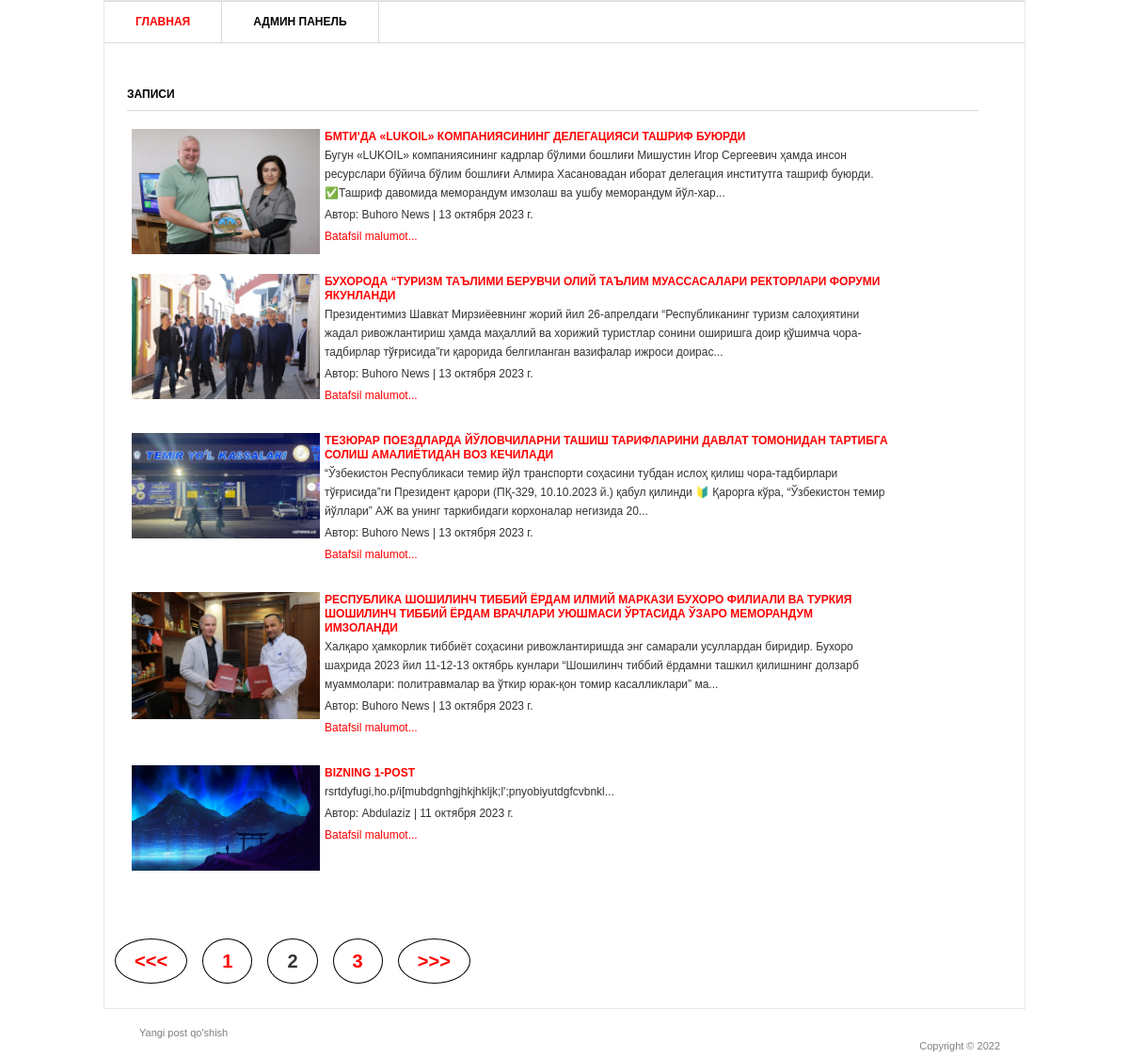
Screenshot of /?page=2 with the database file from the repository.
### blog/models.py (models this page shows, shortened)
class Post(models.Model):
    title = models.CharField('Sarlavha', max_length=200)
    tixt = models.TextField('Matni')
    author = models.CharField('Avtor', max_length=50)
    date = models.DateField('Vaqti')
    img = models.ImageField('Rasm', upload_to='image/', blank=True)
    class Meta:
        verbose_name = 'Post'
        verbose_name_plural = 'Postlar'

### blog/views.py (the view)
# urls.py: path('', PostViev.as_view(), name='home'),
class PostViev(View):
    def get(self, request):
        posts = Post.objects.order_by('-id')
        paginator = Paginator(posts, 5)
        page_number = request.GET.get("page")
        page_obj = paginator.get_page(page_number)
        return render(request, 'home.html', {"page_obj" : page_obj})

### templates/home.html (shortened to what this page needs)
{% extends 'base.html' %}
{% block content %}
<div id="main">
    <div id="content" class="left">
        <div class="projects">
            <h3>Записи</h3>
            {% for post in page_obj %}
            <div class="item">
                <div class="image left">
                    {% if post.img %}
                    <a href="#"><img src="{{ post.img.url }}" alt="" width="200"/></a>
                    {% endif %}
                </div>
                <div class="text left">
                    <h4><a href="{% url 'post_detail' post.pk %}">{{ post.title }}</a></h4>
                    <p>{{ post.tixt | slice:':250' }}...</p>
                    <p>Автор: {{ post.author }} | {{ post.date }}</p>
                    <a href="{% url 'post_detail' post.pk %}">Batafsil malumot...</a>
                </div>
            </div>
            {% endfor %}
        </div>
    </div>
</div>
{% endblock content %}

### static/css/style.css (style rules this page uses)
* { margin: 0; padding: 0; outline:0; }
body { font-size: 12px; line-height: 20px; font-family: Georgia, Arial, Helvetica, Sans-Serif; color: #333; background: url() repeat 0 0; }
a { color: #ff0000; text-decoration: none; cursor:pointer; }
a img { border: 0; }
.left, .alignleft { float: left; display: inline; }
#main { width: 932px; padding: 37px 24px 17px 24px; }
#main h3 { font-size: 12px; line-height: 15px; color: #000; text-transform: uppercase; border-bottom: 1px solid #dbdbdb; padding: 0 0 9px 0; }
#content { width: 905px; }
.projects { padding: 10px 0 0 0; }
.projects h3 { margin: 0 0 17px 0; }
.projects .item { margin: 0 0 28px 0; }
.projects .image { width: 183px; height: 111px; border: 0px solid #dbdbdb; padding: 2px; margin: 0 20px 0 3px; }
.projects .text { width: 600px; }
.projects .text h4 { font-size: 12px; line-height: 15px; color: #333; text-transform: uppercase; padding: 3px 0 2px 0; }
.projects .text p { padding: 0 0 3px 0; }

### rows the page displays
Post: img (picture), title "БМТИʼДА «LUKOIL» КОМПАНИЯСИНИНГ ДЕЛЕГАЦИЯСИ ТАШРИФ БУЮРДИ", tixt "Бугун «LUKOIL» компаниясининг кадрлар бўлими бошлиғи Мишустин Игор Сергеевич ҳамда инсон ресурслари бўйича бўлим бошлиғи Алмира Хасановадан иборат делегация институтга ташриф буюрди. ✅Ташриф давомида меморандум имзолаш ва ушбу меморандум йўл-хар", author "Buhoro News", date "13 октября 2023 г."
Post: img (picture), title "БУХОРОДА “ТУРИЗМ ТАЪЛИМИ БЕРУВЧИ ОЛИЙ ТАЪЛИМ МУАССАСАЛАРИ РЕКТОРЛАРИ ФОРУМИ ЯКУНЛАНДИ", tixt "Президентимиз Шавкат Мирзиёевнинг жорий йил 26-апрелдаги “Республиканинг туризм салоҳиятини жадал ривожлантириш ҳамда маҳаллий ва хорижий туристлар сонини оширишга доир қўшимча чора-тадбирлар тўғрисида”ги қарорида белгиланган вазифалар ижроси доирас", author "Buhoro News", date "13 октября 2023 г."
Post: img (picture), title "ТЕЗЮРАР ПОЕЗДЛАРДА ЙЎЛОВЧИЛАРНИ ТАШИШ ТАРИФЛАРИНИ ДАВЛАТ ТОМОНИДАН ТАРТИБГА СОЛИШ АМАЛИЁТИДАН ВОЗ КЕЧИЛАДИ", tixt "“Ўзбекистон Республикаси темир йўл транспорти соҳасини тубдан ислоҳ қилиш чора-тадбирлари тўғрисида”ги Президент қарори (ПҚ-329, 10.10.2023 й.) қабул қилинди 🔰 Қарорга кўра, “Ўзбекистон темир йўллари” АЖ ва унинг таркибидаги корхоналар негизида 20", author "Buhoro News", date "13 октября 2023 г."
Post: img (picture), title "РЕСПУБЛИКА ШОШИЛИНЧ ТИББИЙ ЁРДАМ ИЛМИЙ МАРКАЗИ БУХОРО ФИЛИАЛИ ВА ТУРКИЯ ШОШИЛИНЧ ТИББИЙ ЁРДАМ ВРАЧЛАРИ УЮШМАСИ ЎРТАСИДА ЎЗАРО МЕМОРАНДУМ ИМЗОЛАНДИ", tixt "Халқаро ҳамкорлик тиббиёт соҳасини ривожлантиришда энг самарали усуллардан биридир. Бухоро шаҳрида 2023 йил 11-12-13 октябрь кунлари “Шошилинч тиббий ёрдамни ташкил қилишнинг долзарб муаммолари: политравмалар ва ўткир юрак-қон томир касалликлари” ма", author "Buhoro News", date "13 октября 2023 г."
Post: img (picture), title "BIZNING 1-POST", tixt "rsrtdyfugi,ho.p/i[mubdgnhgjhkjhkljk;l';pnyobiyutdgfcvbnkl", author "Abdulaziz", date "11 октября 2023 г."

### other values shown
{{ p }} "1" "3"
{{ p }} "2"
